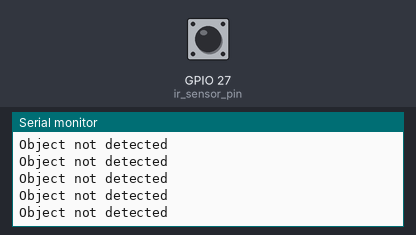
The sketch below on a simulated ESP32. Parts: the last lines printed to the serial monitor. The test bench sets the inputs (shaded band); at power-on: GPIO 27 (ir_sensor_pin) LOW.

Above: at 1.2 s.
1.3 s: GPIO 27 (ir_sensor_pin) driven HIGH
At 2.0 s:
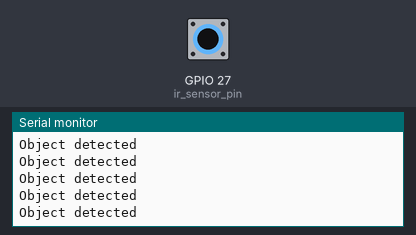
3.2 s: GPIO 27 (ir_sensor_pin) driven LOW
At 4.2 s:
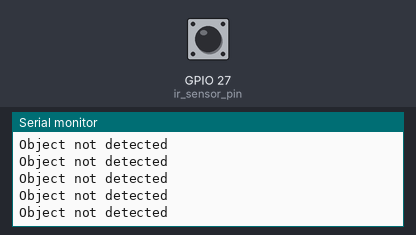
6.2 s: GPIO 27 (ir_sensor_pin) pulsed HIGH 2 times (0.12 s each, 0.3 s apart)
9.8 s: GPIO 27 (ir_sensor_pin) driven HIGH
At 10.4 s:
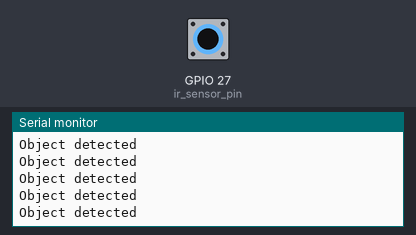
12.8 s: GPIO 27 (ir_sensor_pin) driven LOW
At 13.6 s:
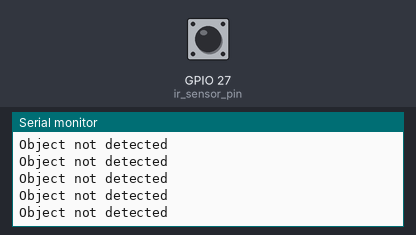
15.8 s: GPIO 27 (ir_sensor_pin) driven HIGH
At 16.9 s:
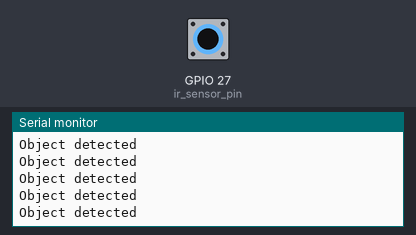

The sketch:

irSensor.ino
```cpp
int ir_sensor_pin = 27; // IR sensor pin
void setup()
{
  Serial.begin(9600); // Serial monitor at baud rate 9600
  pinMode(ir_sensor_pin, INPUT); // Pin set as input
}


void loop() {
    if (digitalRead(ir_sensor_pin)) // if Pin logic is HIGH
    {
      Serial.println("Object detected"); // display on Serial monitor when object detected
    }

    else {
     Serial.println("Object not detected"); // display on Serial when object not detected
    }

    //Serial.println(analogRead(ir_sensor_pin));
//  Serial.println(digitalRead(ir_sensor_pin));
//  delay(1000);
}
```

Measured:
- after the input at 1.3 s, the serial monitor: prints a new line at once (image 1)
- after the input at 9.8 s, the serial monitor: prints a new line at once (image 3)
- after the input at 12.8 s, the serial monitor: prints a new line at once (image 4)
- after the input at 15.8 s, the serial monitor: prints a new line at once (image 5)
